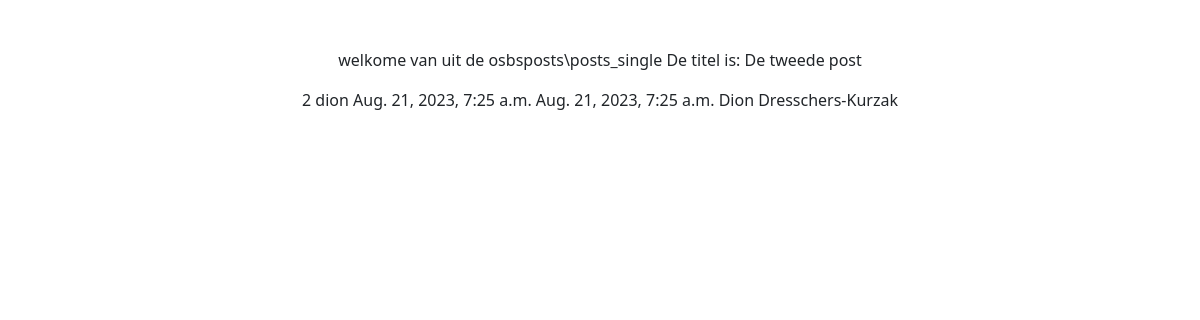
The page /osbposts/posts_single/2/ on the database its author committed.
### osbposts/models.py (models this page shows)
class post(models.Model):
  title = models.CharField(max_length=200)
  text = models.TextField()
  created_at = models.DateTimeField(auto_now_add=True)
  updated_at = models.DateTimeField(auto_now=True)
  author = models.ForeignKey(settings.AUTH_USER_MODEL, on_delete=models.CASCADE) # Gebruik deze voor de auteur. De naam staat al in de database en als de gebruiker zijn naam verandert, blijft deze ook bestaan.

### osbposts/views.py (the view)
# urls.py: path('posts_single/<int:post_id>/', views.posts_single, name='posts_single'),
def posts_single(request, post_id):
  try: # try and execpt, zodat een nette 404 error wordt gegereneerd.
    singlepost = post.objects.get(id=post_id) # De eerste `id` zit gewoon in de database, in Djano is het kennelijk beter om `pk` voor primary key te gebruiken, echter zit deze NIET in de database.
    creatie_datum = str(singlepost.created_at)
    update_datum = str(singlepost.updated_at)
    if creatie_datum[0:16] == update_datum[0:16]:
      post_updated = ''
    else:
      post_updated = 'Updated: ' + update_datum[0:16]
  except:
    raise Http404("Post does not exist")
  return render(request, 'osbposts/posts_single.html', {'post' : singlepost, 'updated_time' : post_updated })

### osbposts/templates/osbposts/posts_single.html (shortened to what this page needs)
{% extends 'base.html' %}
{% block content %}
welkome van uit de osbsposts\posts_single
De titel is: {{ post.title }}
{{ post.id}}
{{ post.author }}
{{ post.created_at }}
{{ post.updated_at }}
{{ post.author.first_name }} {{ post.author.last_name}}
{% endblock content %}

### rows shown on the page
post: title "De tweede post", id "2", author "dion", created_at "Aug. 21, 2023, 7:25 a.m.", updated_at "Aug. 21, 2023, 7:25 a.m.", author.first_name "Dion", author.last_name "Dresschers-Kurzak"
